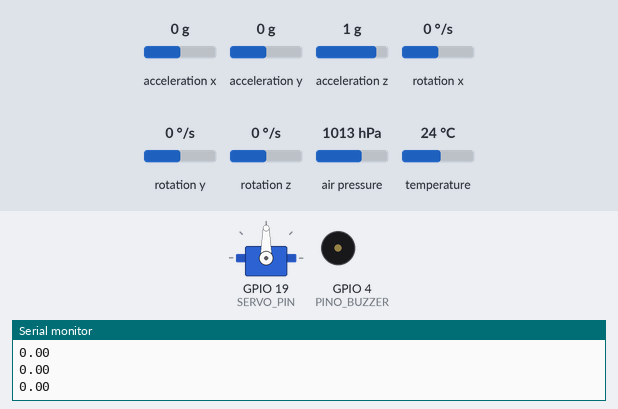
A program run on a simulated ESP32. On the bench: servo, buzzer (waves = sounding), the last lines printed to the serial monitor. The inputs (shaded band) are chosen by the test bench; at power-on: acceleration z 1 g, rotation z 0 °/s, air pressure 1013 hPa, acceleration x 0 g, acceleration y 0 g, rotation x 0 °/s, rotation y 0 °/s, temperature 24 °C.

Above: at 5.5 s.
5.6 s: acceleration z set to 1.3 g
7.6 s: rotation z set to 7 °/s
At 8.1 s:
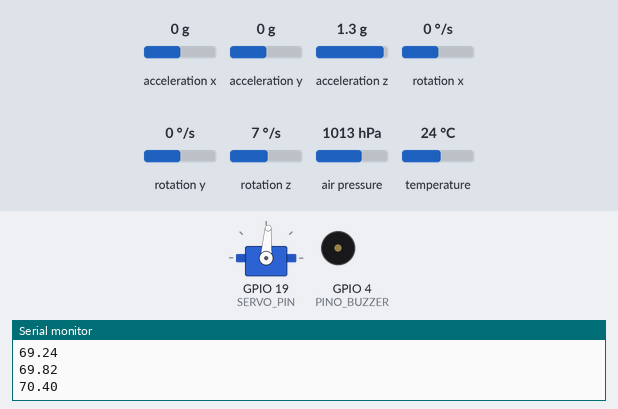
10.5 s: air pressure set to 1025 hPa
At 11.4 s:
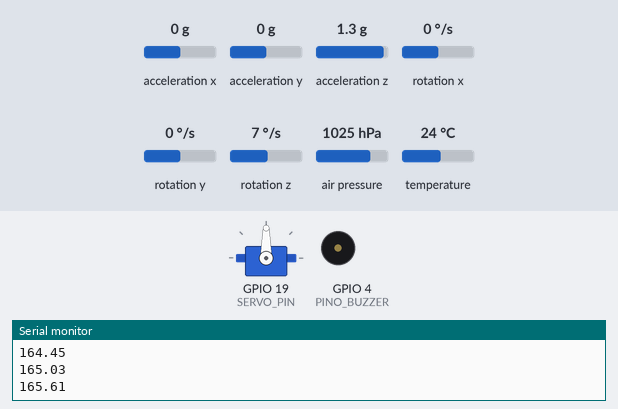
Timing chart, 0 to 13.5 s (numbered marks = the images above; inputs shaded):
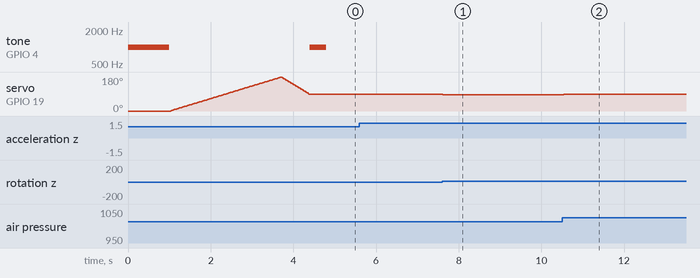

The program:

main.cpp
```cpp
#include <Arduino.h>
#include "freertos/projdefs.h"
#include "freertos/task.h"
#include "freertos/queue.h"
#include "freertos/semphr.h"
#include <imu.h>
#include <bar.h>
#include <servo.h>
#include <buzzer.h>

#define SERVO_PIN 19

constexpr float pi = 3.14159265359f;
constexpr float k_p = 0.5f;
constexpr float k_i = 0.05f;
constexpr float k_d = 0.01f;

enum class Estado {
  Oscioso,
  EsperandoLimiar,
  Controlando,
  Fault,
  AquisicaoPura
};

enum class Evento {
  Inicio,
  Altitude,
  Apogeu,
  Aterrissagem,
  Nenhum
};

enum class Acao {
  A00, // Nada
  A01, // Transição para lançamento
  A02, // Início voo controlado
  A03, // Apogeu
  A04  // Pouso
};

struct Transicao {
  Estado proximoEstado;
  Acao acao;
};

const Transicao matrizTransicao[5][4] = {
       // Eventos:        Inicio                                  Altitude                               Apogeu                                 Aterrissagem
      /* Oscioso */      {{Estado::EsperandoLimiar, Acao::A01},   {Estado::Oscioso, Acao::A00},          {Estado::Oscioso, Acao::A00},         {Estado::Oscioso, Acao::A00}},
/* EsperandoLimiar */    {{Estado::EsperandoLimiar, Acao::A00},   {Estado::Controlando, Acao::A02},      {Estado::Fault, Acao::A00},           {Estado::Oscioso, Acao::A00}},
      /* Controlando */  {{Estado::Controlando, Acao::A00},       {Estado::Controlando, Acao::A00},      {Estado::AquisicaoPura, Acao::A03},   {Estado::Fault, Acao::A00}},
      /* Fault */        {{Estado::Fault, Acao::A00},             {Estado::Fault, Acao::A00},            {Estado::AquisicaoPura, Acao::A03},   {Estado::Oscioso, Acao::A04}},
      /* AquisicaoPura */{{Estado::AquisicaoPura, Acao::A00},     {Estado::AquisicaoPura, Acao::A00},    {Estado::AquisicaoPura, Acao::A00},   {Estado::Oscioso, Acao::A04}}
};

// Protótipos
void controlaVoo();
void taskMaqDeEstados(void *pvParameters);
void taskObterEvento(void *pvParameters);
void taskAtualizaVelocidade(void *pvParameters);
void taskBip(void *pvParameters);
Evento executarAcao(Acao codigoAcao);

// Variáveis globais de estado e sincronização
Estado state = Estado::Oscioso;

QueueHandle_t xQueue = NULL;
TaskHandle_t xTaskMaqEstados = NULL;
TaskHandle_t xTaskObterEvento = NULL;
TaskHandle_t xTaskVelocidade = NULL;
TaskHandle_t xTaskBip = NULL;
SemaphoreHandle_t mutexV = NULL;

float velocidade[3] = {0.0f, 0.0f, 0.0f};
float offsetAcel[3] = {0.0f, 0.0f, 0.0f};

// Instâncias dos periféricos
IMU imu;
Bar bar;
Buzzer buzzer;

void setup() {
  Serial.begin(115200);
  buzzer.init();
  // teste do buzzer
  buzzer.ligar();
  delay(1000);
  buzzer.desligar();
  init_servo(SERVO_PIN);
  Serial.println("Servo ok");
  imu.init();
  Serial.println("imu ok");
  bar.init();
  Serial.println("bar ok");

  mutexV = xSemaphoreCreateMutex();
  xQueue = xQueueCreate(5, sizeof(Evento));

  while (xQueue == NULL || mutexV == NULL) {
    delay(10);
  }

  xTaskCreate(
    taskAtualizaVelocidade,
    "IntegracaoVelocidade",
    4096,
    (void*) &imu,
    20, // Prioridade alta para leitura do IMU
    &xTaskVelocidade
  );

  xTaskCreate(
    taskMaqDeEstados,
    "MaquinaEstadosPID",
    4096,
    NULL,
    15,
    &xTaskMaqEstados
  );

  xTaskCreate(
    taskObterEvento,
    "ObterEvento",
    4096,
    NULL,
    10,
    &xTaskObterEvento
  );
  xTaskCreate(
    taskBip,
    "Buzzer",
    1024,
    NULL,
    3,
    &xTaskBip
  );
  Serial.println("Tasks criadas, sistema pronto");
}

void taskMaqDeEstados(void *pvParameters) {
  Evento evRecebido;
  TickType_t xLastWakeTime = xTaskGetTickCount();
  const TickType_t xFrequencia = pdMS_TO_TICKS(5); // 200 Hz

  for (;;) {
    if (xQueueReceive(xQueue, &evRecebido, 0) == pdTRUE) {
      if (evRecebido != Evento::Nenhum) {
        Transicao t = matrizTransicao[static_cast<int>(state)][static_cast<int>(evRecebido)];
        state = t.proximoEstado;
        executarAcao(t.acao);
      }
    }

    if (state == Estado::Controlando) {
      controlaVoo();
    } else if (state == Estado::Fault) {
      set_pos(90);
    }

    vTaskDelayUntil(&xLastWakeTime, xFrequencia);
  }
}

void taskAtualizaVelocidade(void *pvParameters) {
  IMU* sensorImu = (IMU*) pvParameters;

  // 1. Calibração inicial na rampa (desconta gravidade e viés do sensor parado)
  const int amostrasCalib = 50;
  for (int k = 0; k < amostrasCalib; k++) {
    if (xSemaphoreTake(mutexV, portMAX_DELAY)) {
      sensorImu->atualizaDados();
      Dados d = sensorImu->leDados();
      for (int i = 0; i < 3; i++) {
        offsetAcel[i] += d.dados[i];
      }
      xSemaphoreGive(mutexV);
    }
    vTaskDelay(pdMS_TO_TICKS(10));
  }
  for (int i = 0; i < 3; i++) {
    offsetAcel[i] /= amostrasCalib;
  }

  // 2. Loop determinístico de integração (50 Hz = 20 ms)
  TickType_t xLastWakeTime = xTaskGetTickCount();
  const TickType_t xFrequencia = pdMS_TO_TICKS(20);
  TickType_t ultimoTickIMU = xLastWakeTime;

  for (;;) {
    if (xSemaphoreTake(mutexV, portMAX_DELAY)) {
      TickType_t agora = xTaskGetTickCount();
      float dt = (agora - ultimoTickIMU) * portTICK_PERIOD_MS / 1000.0f;
      ultimoTickIMU = agora;

      sensorImu->atualizaDados();
      Dados dados = sensorImu->leDados();

      if (state != Estado::Oscioso) {
        for (int i = 0; i < 3; i++) {
          float acelReal_ms2 = (dados.dados[i] - offsetAcel[i]) * 9.80665f; // gravidade em m/s^2
          velocidade[i] += acelReal_ms2 * dt;
        }
      } else {
        velocidade[0] = 0.0f;
        velocidade[1] = 0.0f;
        velocidade[2] = 0.0f;
      }

      Serial.println(velocidade[2]);

      xSemaphoreGive(mutexV);
    }

    vTaskDelayUntil(&xLastWakeTime, xFrequencia);
  }
}

void taskObterEvento(void *pvParameters) {
  //aguarda 600ms para o sistema estabilizar
  vTaskDelay(pdMS_TO_TICKS(600));

  TickType_t xLastWakeTime = xTaskGetTickCount();
  const TickType_t xFrequencia = pdMS_TO_TICKS(20);

  float altitudeSolo = 0.0f;
  float altitudeMax = 0.0f;
  bool soloCalibrado = false;
  int contadorConfirmacao = 0; // Evita disparo falso por ruído

  for (;;) {
    Evento codigoEvento = Evento::Nenhum;
    float velZ = 0.0f, acelZ = 0.0f, altitudeAtual = 0.0f;

    if (xSemaphoreTake(mutexV, portMAX_DELAY)) {
      bar.atualizaDados();
      altitudeAtual = bar.leDados().dados[1];
      acelZ = imu.leDados().dados[2] - offsetAcel[2];
      velZ = velocidade[2];
      xSemaphoreGive(mutexV);
    }

    if (!soloCalibrado) {
      altitudeSolo = altitudeAtual;
      soloCalibrado = true;
    }

    float altRel = altitudeAtual - altitudeSolo;
    if (altRel > altitudeMax) altitudeMax = altRel;

    switch (state) {
      case Estado::Oscioso:
        // Exige 3 leituras seguidas (> 60 ms) com aceleração alta para confirmar ignição
        if (acelZ > 1.5f) {
          if (++contadorConfirmacao >= 3) {
            codigoEvento = Evento::Inicio;
            contadorConfirmacao = 0;
          }
        } else {
          contadorConfirmacao = 0;
        }
        break;

      case Estado::EsperandoLimiar:
        // Libera controle quando atingir altitude mínima OU velocidade vertical alta
        if (altRel >= 30.0f || velZ >= 15.0f) {
          codigoEvento = Evento::Altitude;
        }
        break;

      case Estado::Controlando:
        // Confirma apogeu se a altitude caiu 3m do pico por 3 ciclos seguidos
        if ((altitudeMax - altRel) > 3.0f) {
          if (++contadorConfirmacao >= 3) {
            codigoEvento = Evento::Apogeu;
            contadorConfirmacao = 0;
          } else {
            contadorConfirmacao += 1;
          }
        } else {
          contadorConfirmacao = 0;
        }
        break;

      case Estado::AquisicaoPura:
      case Estado::Fault:
        // Pouso confirmado se estiver perto do solo e praticamente sem aceleração/velocidade
        if (altRel <= 5.0f && abs(acelZ) < 0.15f) {
          if (++contadorConfirmacao >= 10) { // ~200 ms parado no solo
            codigoEvento = Evento::Aterrissagem;
            contadorConfirmacao = 0;
          } else {
            contadorConfirmacao += 1;
          }
        } else {
          contadorConfirmacao = 0;
        }
        break;
    }

    if (codigoEvento != Evento::Nenhum) {
      xQueueSend(xQueue, &codigoEvento, 0);
    }

    vTaskDelayUntil(&xLastWakeTime, xFrequencia);
  }
}

Evento executarAcao(Acao codigoAcao) {
  Evento out = Evento::Nenhum;

  switch (codigoAcao) {
    case Acao::A00:
      Serial.println("Nada ocorreu");
      break;

    case Acao::A01:
      Serial.println("Transição para lançamento");
      // Ação de transição para lançamento (ex: bip de armado)
      break;

    case Acao::A02:
      Serial.println("Início do voo controlado");
      controlaVoo();
      break;

    case Acao::A03:
      Serial.println("Apogeu");
      // Ação de apogeu (ex: centralizar aletas)
      set_pos(90);
      break;

    case Acao::A04:
      vTaskResume(xTaskBip);
      Serial.println("Pouso");
      // Ação de pouso (ex: acionar buzzer de resgate)
      buzzer.ligar();
      break;
  }

  return out;
}

void controlaVoo() {
  static float integral = 0.0f;
  static float erroAnterior = 0.0f;
  static TickType_t ultimoTick = xTaskGetTickCount();

  if (xSemaphoreTake(mutexV, portMAX_DELAY)) {
    TickType_t agora = xTaskGetTickCount();
    float dt = (agora - ultimoTick) * portTICK_PERIOD_MS / 1000.0f;
    if (dt <= 0.0f) dt = 0.005f;
    ultimoTick = agora;

    float omegaGraus = imu.leDados().dados[5] * (180.0f / pi);
    float erro = 0.0f - omegaGraus;

    integral += erro * dt;
    integral = constrain(integral, -45.0f, 45.0f);

    float derivada = (erro - erroAnterior) / dt;
    erroAnterior = erro;

    float saidaServo = (k_p * erro) + (k_i * integral) + (k_d * derivada);
    saidaServo = constrain(saidaServo, -30.0f, 30.0f);
    set_pos(90 + saidaServo);

    xSemaphoreGive(mutexV);
  }
}

void taskBip(void *pvParameters) {
  for (;;) {
    while (state == Estado::Oscioso) {
      buzzer.ligar();
      vTaskDelay(400);
      buzzer.desligar();
      vTaskDelay(3000);
    }
    Serial.println("Bip suspenso");
    vTaskSuspend(xTaskBip);
  }
}

void loop() {
  // O controle roda inteiramente nas tasks do FreeRTOS
  vTaskDelay(pdMS_TO_TICKS(1000));
}
```

bar.cpp
```cpp
#include <BMP180.h>
#include <Wire.h>
#include "bar.h"

double ambiente;

void Bar::init() {
  while (!unit.begin()) {
    Serial.println("Barometro nao conectado");
  }
  Serial.println("incializando bar");
  vals.dados[0] = unit.readTemperature();
  vals.dados[1] = unit.readAltitude();
  vals.dados[2] = unit.readPressure();
}

void Bar::atualizaDados() {
  vals.dados[0] = unit.readTemperature();
  vals.dados[1] = unit.readAltitude();
  vals.dados[2]= unit.readPressure();
}

Dados Bar::leDados() const{
  return vals;
}
```

bar.h
```cpp
#ifndef BAR_H
#define BAR_H

#include <BMP180.h>
#include <Wire.h>
#include "sensor.h"


class Bar: public Sensor {
  public:
    void init(); // Retorna um novo Bar
    Dados leDados() const; // Le os dados do Bar
    void atualizaDados(); // Modifica os dados de um Bar
  private:
    Dados vals;
    BMP180 unit;
};


#endif
```

buzzer.cpp
```cpp
#include <Arduino.h>
#include "buzzer.h"

const int PINO_BUZZER = 4;

void Buzzer::init () {
  pinMode (PINO_BUZZER, OUTPUT);
  digitalWrite (PINO_BUZZER, LOW);
}

void Buzzer::ligar() {
  tone(PINO_BUZZER, 1000);
}

void Buzzer::desligar() {
  noTone(PINO_BUZZER);
}
```

buzzer.h
```cpp
#ifndef BUZZER_H
#define BUZZER_H

class Buzzer {
  public:
    void init();
    void ligar();
    void desligar();
};


#endif
```

imu.cpp
```cpp
#include <Adafruit_MPU6050.h>
#include <Adafruit_Sensor.h>
#include <Wire.h>
#include "imu.h"

void IMU::init() {
  // Retorna um novo IMU

  while (!unit.begin()) {
    Serial.println("MPU não conctado");
  }

  sensors_event_t a, g, _;
  unit.getEvent(&a, &g, &_);

  vals.dados[0] = a.acceleration.x;
  vals.dados[1] = a.acceleration.y;
  vals.dados[2] = a.acceleration.z;
  vals.dados[3] = g.gyro.x;
  vals.dados[4] = g.gyro.y;
  vals.dados[5] = g.gyro.z;
}

void IMU::atualizaDados() {
  sensors_event_t a, g, _;
  unit.getEvent(&a, &g, &_);
  vals.dados[0] = a.acceleration.x;
  vals.dados[1] = a.acceleration.y;
  vals.dados[2] = a.acceleration.z;
  vals.dados[3] = g.gyro.x;
  vals.dados[4] = g.gyro.y;
  vals.dados[5] = g.gyro.z;
}

Dados IMU::leDados() const{
  return vals;
}
```

imu.h
```cpp
#ifndef IMU_H
#define IMU_H

#include <Adafruit_MPU6050.h>
#include "sensor.h"

class IMU: public Sensor {
  public:
    void init(); // Retorna um novo IMU
    Dados leDados() const; // Le os dados do IMU
    void atualizaDados(); // Modifica os dados de um IMU
  private:
    Dados vals;
    Adafruit_MPU6050 unit;
};


void init_IMU();

float* leDadosIMU();

#endif
```

pwm.cpp
```cpp

```

sensor.h
```cpp
#ifndef SENSOR_H
#define SENSOR_H

#define TAM_DADOS 6

struct Dados{
  float dados[TAM_DADOS];
};

/*
  Aqui vai o codigo da classe sensor, que eh herdada
  pelo IMU e por Sensor.
  Os dados sao envelopados no struct Dados, para
  que eles possam ser passados como um array
  de 6 elementos.
*/

class Sensor {
  private:
    Dados vals;
  public:
    Sensor init();
    void atualizaDados(Sensor s);
    Dados le_dados(Sensor s);
};

#endif
```

servo.cpp
```cpp
#include <ESP32Servo.h>

Servo servo;

void init_servo(int pin) {
  servo.attach(pin); // escolhe a porta do servo
  ESP32PWM::allocateTimer(1); //O tone automaticamente reserva o timer 0.

  for (int pos = 0; pos < 180; pos += 1) {
    servo.write(pos);
    delay(15);
  }
  for (int pos = 180; pos >= 90; pos -= 2) {
    servo.write(pos);
    delay(15);
  }
  // Sequência de inicialização/debug
}

void set_pos(int deg) {
  servo.write(deg);
}
```

servo.h
```cpp
void init_servo(int pin);

void set_pos(int deg);
```

Measured:
- after the input at 7.6 s, servo on GPIO 19 (SERVO_PIN): 90° → 86° at once, → 85° 1.4 s later
- after the input at 10.5 s, servo on GPIO 19 (SERVO_PIN): 85° → 90° at once
